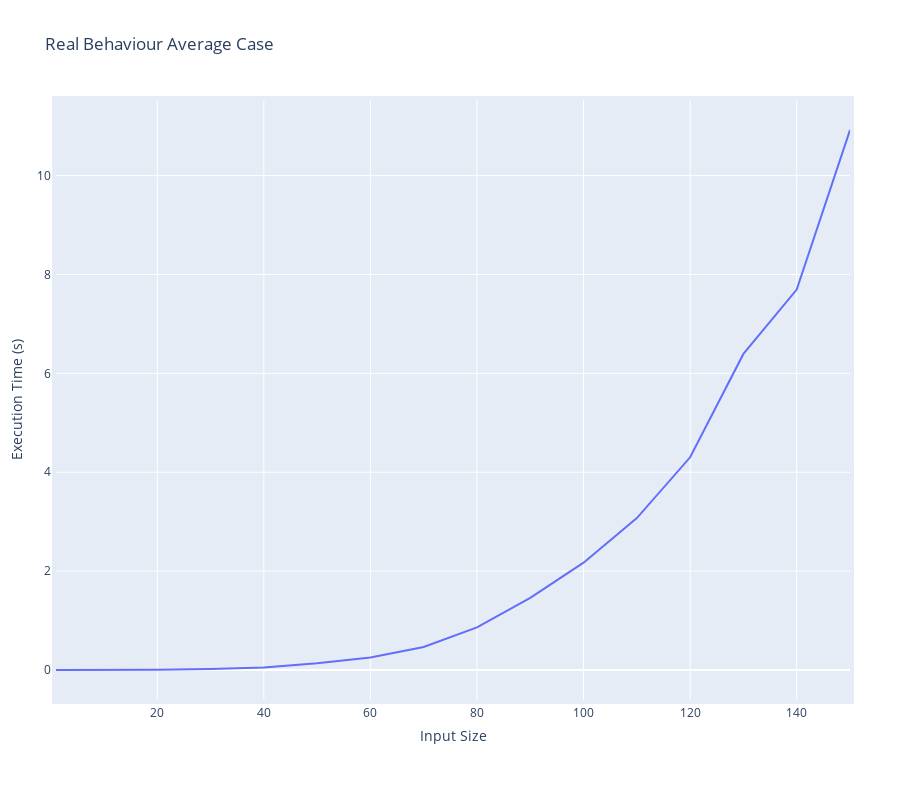

Write notebook code for a chart like this one.
### Code cell
fig = go.Figure()

fig.add_trace(go.Scatter(x=input_sizes_list, y=execution_average_case,
                    mode='lines',
                    name='Real Behaviour Average Case'))

fig.update_layout(title='Real Behaviour Average Case',
                        xaxis_title='Input Size',
                        yaxis_title='Execution Time (s)')

# change figure size
fig.update_layout(
    autosize=False,
    width=900,
    height=800,
    margin=dict(
        l=50,
        r=50,
        b=100,
        t=100,
        pad=4
    ),
    paper_bgcolor="White",
)

fig.show()

### Figure 1 — Plotly figure (JSON) as saved in the notebook; plotly's stock layout.template omitted (floating-point values rounded to 4 significant figures)
{"data": [{"mode": "lines", "name": "Real Behaviour Average Case", "type": "scatter", "x": [1, 5, 10, 20, 30, 40, 50, 60, 70, 80, 90, 100, 110, 120, 130, 140, 150], "y": [3.6e-06, 1.89e-05, 0.000317, 0.003884, 0.01798, 0.05148, 0.1348, 0.2521, 0.4669, 0.8611, 1.46, 2.171, 3.073, 4.302, 6.393, 7.696, 10.92]}], "layout": {"autosize": false, "height": 800, "margin": {"b": 100, "l": 50, "pad": 4, "r": 50, "t": 100}, "paper_bgcolor": "White", "title": {"text": "Real Behaviour Average Case"}, "width": 900, "xaxis": {"title": {"text": "Input Size"}}, "yaxis": {"title": {"text": "Execution Time (s)"}}}}
